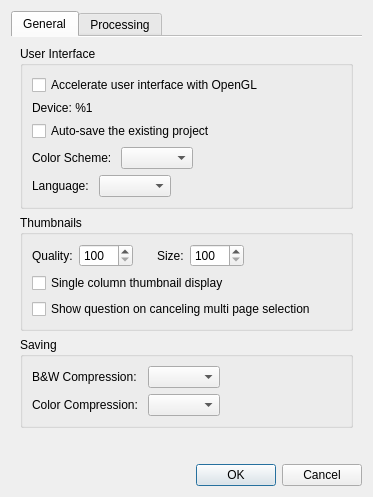
<?xml version="1.0" encoding="UTF-8"?>
<ui version="4.0">
 <class>SettingsDialog</class>
 <widget class="QDialog" name="SettingsDialog">
  <property name="geometry">
   <rect>
    <x>0</x>
    <y>0</y>
    <width>337</width>
    <height>442</height>
   </rect>
  </property>
  <property name="windowTitle">
   <string>Settings</string>
  </property>
  <layout class="QVBoxLayout" name="verticalLayout">
   <item>
    <widget class="QTabWidget" name="tabWidget">
     <property name="currentIndex">
      <number>0</number>
     </property>
     <property name="documentMode">
      <bool>true</bool>
     </property>
     <widget class="QWidget" name="tab">
      <attribute name="title">
       <string>General</string>
      </attribute>
      <layout class="QVBoxLayout" name="verticalLayout_4">
       <item>
        <widget class="QGroupBox" name="groupBox">
         <property name="title">
          <string>User Interface</string>
         </property>
         <layout class="QVBoxLayout" name="verticalLayout_2">
          <item>
           <widget class="QCheckBox" name="enableOpenglCb">
            <property name="text">
             <string>Accelerate user interface with OpenGL</string>
            </property>
           </widget>
          </item>
          <item>
           <widget class="QLabel" name="openglDeviceLabel">
            <property name="text">
             <string>Device: %1</string>
            </property>
           </widget>
          </item>
          <item>
           <widget class="QCheckBox" name="autoSaveProjectCB">
            <property name="text">
             <string>Auto-save the existing project</string>
            </property>
           </widget>
          </item>
          <item>
           <layout class="QHBoxLayout" name="horizontalLayout">
            <item>
             <widget class="QLabel" name="colorSchemeLabel">
              <property name="text">
               <string>Color Scheme: </string>
              </property>
             </widget>
            </item>
            <item>
             <widget class="QComboBox" name="colorSchemeBox"/>
            </item>
            <item>
             <spacer name="horizontalSpacer">
              <property name="orientation">
               <enum>Qt::Horizontal</enum>
              </property>
              <property name="sizeHint" stdset="0">
               <size>
                <width>1</width>
                <height>1</height>
               </size>
              </property>
             </spacer>
            </item>
           </layout>
          </item>
          <item>
           <layout class="QHBoxLayout" name="horizontalLayout_4">
            <item>
             <widget class="QLabel" name="languageLabel">
              <property name="text">
               <string>Language: </string>
              </property>
             </widget>
            </item>
            <item>
             <widget class="QComboBox" name="languageBox"/>
            </item>
            <item>
             <spacer name="horizontalSpacer_4">
              <property name="orientation">
               <enum>Qt::Horizontal</enum>
              </property>
              <property name="sizeHint" stdset="0">
               <size>
                <width>1</width>
                <height>1</height>
               </size>
              </property>
             </spacer>
            </item>
           </layout>
          </item>
         </layout>
         <zorder>enableOpenglCb</zorder>
         <zorder>autoSaveProjectCB</zorder>
         <zorder>openglDeviceLabel</zorder>
        </widget>
       </item>
       <item>
        <widget class="QGroupBox" name="thumbnailsParams">
         <property name="title">
          <string>Thumbnails</string>
         </property>
         <layout class="QVBoxLayout" name="verticalLayout_7">
          <item>
           <layout class="QHBoxLayout" name="horizontalLayout_8">
            <item>
             <layout class="QHBoxLayout" name="horizontalLayout_9">
              <item>
               <widget class="QLabel" name="thumbnailQualityLabel">
                <property name="text">
                 <string>Quality:</string>
                </property>
               </widget>
              </item>
              <item>
               <widget class="QSpinBox" name="thumbnailQualitySB">
                <property name="toolTip">
                 <string>The pixel size of the thumbnail image. The default value is 200.</string>
                </property>
                <property name="minimum">
                 <number>100</number>
                </property>
                <property name="maximum">
                 <number>1500</number>
                </property>
                <property name="singleStep">
                 <number>25</number>
                </property>
               </widget>
              </item>
             </layout>
            </item>
            <item>
             <spacer name="horizontalSpacer_7">
              <property name="orientation">
               <enum>Qt::Horizontal</enum>
              </property>
              <property name="sizeType">
               <enum>QSizePolicy::Fixed</enum>
              </property>
              <property name="sizeHint" stdset="0">
               <size>
                <width>18</width>
                <height>1</height>
               </size>
              </property>
             </spacer>
            </item>
            <item>
             <layout class="QHBoxLayout" name="horizontalLayout_10">
              <item>
               <widget class="QLabel" name="thumbnailSizeLabel">
                <property name="text">
                 <string>Size:</string>
                </property>
               </widget>
              </item>
              <item>
               <widget class="QSpinBox" name="thumbnailSizeSB">
                <property name="toolTip">
                 <string>The thumbnail size in the view. The default value is 250.</string>
                </property>
                <property name="minimum">
                 <number>100</number>
                </property>
                <property name="maximum">
                 <number>2000</number>
                </property>
                <property name="singleStep">
                 <number>25</number>
                </property>
               </widget>
              </item>
             </layout>
            </item>
            <item>
             <spacer name="horizontalSpacer_8">
              <property name="orientation">
               <enum>Qt::Horizontal</enum>
              </property>
              <property name="sizeHint" stdset="0">
               <size>
                <width>1</width>
                <height>1</height>
               </size>
              </property>
             </spacer>
            </item>
           </layout>
          </item>
          <item>
           <widget class="QCheckBox" name="singleColumnThumbnailsCB">
            <property name="text">
             <string>Single column thumbnail display</string>
            </property>
           </widget>
          </item>
          <item>
           <widget class="QCheckBox" name="cancelingSelectionQuestionCB">
            <property name="text">
             <string>Show question on canceling multi page selection</string>
            </property>
           </widget>
          </item>
         </layout>
        </widget>
       </item>
       <item>
        <widget class="QGroupBox" name="groupBox_2">
         <property name="title">
          <string>Saving</string>
         </property>
         <layout class="QHBoxLayout" name="horizontalLayout_2">
          <item>
           <layout class="QGridLayout" name="gridLayout">
            <item row="0" column="0">
             <widget class="QLabel" name="tiffCompressionBWLabel">
              <property name="text">
               <string>B&amp;W Compression: </string>
              </property>
             </widget>
            </item>
            <item row="0" column="1">
             <widget class="QComboBox" name="tiffCompressionBWBox"/>
            </item>
            <item row="1" column="0">
             <widget class="QLabel" name="tiffCompressionColorLabel">
              <property name="text">
               <string>Color Compression: </string>
              </property>
             </widget>
            </item>
            <item row="1" column="1">
             <widget class="QComboBox" name="tiffCompressionColorBox"/>
            </item>
           </layout>
          </item>
          <item>
           <spacer name="horizontalSpacer_2">
            <property name="orientation">
             <enum>Qt::Horizontal</enum>
            </property>
            <property name="sizeHint" stdset="0">
             <size>
              <width>1</width>
              <height>1</height>
             </size>
            </property>
           </spacer>
          </item>
         </layout>
        </widget>
       </item>
       <item>
        <spacer name="verticalSpacer_2">
         <property name="orientation">
          <enum>Qt::Vertical</enum>
         </property>
         <property name="sizeHint" stdset="0">
          <size>
           <width>20</width>
           <height>0</height>
          </size>
         </property>
        </spacer>
       </item>
      </layout>
     </widget>
     <widget class="QWidget" name="tab_2">
      <attribute name="title">
       <string>Processing</string>
      </attribute>
      <layout class="QVBoxLayout" name="verticalLayout_5">
       <item>
        <widget class="QGroupBox" name="layoutModelGroup">
         <property name="title">
          <string>Layout model (Select Content)</string>
         </property>
         <layout class="QGridLayout" name="layoutModelGrid">
          <item row="0" column="0">
           <widget class="QLabel" name="layoutModelPathLabel">
            <property name="text">
             <string>Model file:</string>
            </property>
           </widget>
          </item>
          <item row="0" column="1">
           <widget class="QLineEdit" name="layoutModelPathEdit">
            <property name="toolTip">
             <string>ONNX layout model that finds page numbers, thumb-index tabs, headers and marginalia. Empty: the environment variable SCANTAILOR_LAYOUT_MODEL, if set.</string>
            </property>
           </widget>
          </item>
          <item row="0" column="2">
           <widget class="QToolButton" name="layoutModelBrowseBtn">
            <property name="text">
             <string>...</string>
            </property>
           </widget>
          </item>
          <item row="1" column="0">
           <widget class="QLabel" name="layoutModelShaLabel">
            <property name="text">
             <string>SHA-256:</string>
            </property>
           </widget>
          </item>
          <item row="1" column="1" colspan="2">
           <widget class="QLineEdit" name="layoutModelShaEdit">
            <property name="toolTip">
             <string>Optional: the model is refused unless its SHA-256 checksum is this.</string>
            </property>
           </widget>
          </item>
          <item row="2" column="0" colspan="3">
           <widget class="QLabel" name="layoutModelStatusLabel">
            <property name="wordWrap">
             <bool>true</bool>
            </property>
           </widget>
          </item>
         </layout>
        </widget>
       </item>
       <item>
        <widget class="QGroupBox" name="groupBox_4">
         <property name="title">
          <string>White on black detection</string>
         </property>
         <layout class="QVBoxLayout" name="verticalLayout_6" stretch="0,0">
          <item>
           <widget class="QCheckBox" name="blackOnWhiteDetectionCB">
            <property name="toolTip">
             <string>Auto detect pages with light content on dark background. The corrections to all the auto algorithms are made for such pages.</string>
            </property>
            <property name="text">
             <string>Auto detect light content on dark background</string>
            </property>
           </widget>
          </item>
          <item>
           <widget class="QCheckBox" name="blackOnWhiteDetectionAtOutputCB">
            <property name="toolTip">
             <string>Whether to use auto detection at the output stage. The wrong result can be changed manually in the output filter options.</string>
            </property>
            <property name="text">
             <string>Use auto detection at the output stage</string>
            </property>
           </widget>
          </item>
         </layout>
        </widget>
       </item>
       <item>
        <widget class="QGroupBox" name="groupBox_3">
         <property name="title">
          <string>Deviation</string>
         </property>
         <layout class="QVBoxLayout" name="verticalLayout_3">
          <item>
           <widget class="QCheckBox" name="highlightDeviationCB">
            <property name="text">
             <string>Highlight the thumbnails of pages with high deviation</string>
            </property>
           </widget>
          </item>
          <item>
           <widget class="QGroupBox" name="deviationParams">
            <property name="title">
             <string>Params</string>
            </property>
            <layout class="QHBoxLayout" name="horizontalLayout_3">
             <item>
              <layout class="QGridLayout" name="gridLayout_2">
               <item row="0" column="0">
                <widget class="QLabel" name="deskewDeviationLabel">
                 <property name="text">
                  <string>Deskew:</string>
                 </property>
                </widget>
               </item>
               <item row="1" column="0">
                <widget class="QLabel" name="selectContentDeviationLabel">
                 <property name="text">
                  <string>Select content:</string>
                 </property>
                </widget>
               </item>
               <item row="1" column="1">
                <widget class="QDoubleSpinBox" name="selectContentDeviationCoefSB">
                 <property name="toolTip">
                  <string>Deviation multiplier: a higher value means lower sensivity.</string>
                 </property>
                 <property name="minimum">
                  <double>0.100000000000000</double>
                 </property>
                 <property name="maximum">
                  <double>9.990000000000000</double>
                 </property>
                 <property name="singleStep">
                  <double>0.050000000000000</double>
                 </property>
                </widget>
               </item>
               <item row="2" column="0">
                <widget class="QLabel" name="marginsDeviationLabel">
                 <property name="text">
                  <string>Margins:</string>
                 </property>
                </widget>
               </item>
               <item row="0" column="1">
                <widget class="QDoubleSpinBox" name="deskewDeviationCoefSB">
                 <property name="toolTip">
                  <string>Deviation multiplier: a higher value means lower sensivity.</string>
                 </property>
                 <property name="minimum">
                  <double>0.100000000000000</double>
                 </property>
                 <property name="maximum">
                  <double>9.990000000000000</double>
                 </property>
                 <property name="singleStep">
                  <double>0.050000000000000</double>
                 </property>
                </widget>
               </item>
               <item row="0" column="2">
                <widget class="QDoubleSpinBox" name="deskewDeviationThresholdSB">
                 <property name="toolTip">
                  <string>The minimum deviation to be highlighted.</string>
                 </property>
                 <property name="decimals">
                  <number>1</number>
                 </property>
                 <property name="maximum">
                  <double>999.000000000000000</double>
                 </property>
                 <property name="singleStep">
                  <double>1.000000000000000</double>
                 </property>
                </widget>
               </item>
               <item row="1" column="2">
                <widget class="QDoubleSpinBox" name="selectContentDeviationThresholdSB">
                 <property name="toolTip">
                  <string>The minimum deviation to be highlighted.</string>
                 </property>
                 <property name="decimals">
                  <number>1</number>
                 </property>
                 <property name="maximum">
                  <double>999.000000000000000</double>
                 </property>
                 <property name="singleStep">
                  <double>1.000000000000000</double>
                 </property>
                </widget>
               </item>
               <item row="2" column="1">
                <widget class="QDoubleSpinBox" name="marginsDeviationCoefSB">
                 <property name="toolTip">
                  <string>Deviation multiplier: a higher value means lower sensivity.</string>
                 </property>
                 <property name="minimum">
                  <double>0.100000000000000</double>
                 </property>
                 <property name="maximum">
                  <double>9.990000000000000</double>
                 </property>
                 <property name="singleStep">
                  <double>0.050000000000000</double>
                 </property>
                </widget>
               </item>
               <item row="2" column="2">
                <widget class="QDoubleSpinBox" name="marginsDeviationThresholdSB">
                 <property name="toolTip">
                  <string>The minimum deviation to be highlighted.</string>
                 </property>
                 <property name="decimals">
                  <number>1</number>
                 </property>
                 <property name="maximum">
                  <double>999.000000000000000</double>
                 </property>
                 <property name="singleStep">
                  <double>1.000000000000000</double>
                 </property>
                </widget>
               </item>
              </layout>
             </item>
             <item>
              <spacer name="horizontalSpacer_3">
               <property name="orientation">
                <enum>Qt::Horizontal</enum>
               </property>
               <property name="sizeHint" stdset="0">
                <size>
                 <width>1</width>
                 <height>1</height>
                </size>
               </property>
              </spacer>
             </item>
            </layout>
           </widget>
          </item>
         </layout>
        </widget>
       </item>
       <item>
        <spacer name="verticalSpacer">
         <property name="orientation">
          <enum>Qt::Vertical</enum>
         </property>
         <property name="sizeHint" stdset="0">
          <size>
           <width>20</width>
           <height>0</height>
          </size>
         </property>
        </spacer>
       </item>
      </layout>
     </widget>
    </widget>
   </item>
   <item>
    <widget class="QDialogButtonBox" name="buttonBox">
     <property name="orientation">
      <enum>Qt::Horizontal</enum>
     </property>
     <property name="standardButtons">
      <set>QDialogButtonBox::Cancel|QDialogButtonBox::Ok</set>
     </property>
    </widget>
   </item>
  </layout>
 </widget>
 <resources/>
 <connections>
  <connection>
   <sender>buttonBox</sender>
   <signal>accepted()</signal>
   <receiver>SettingsDialog</receiver>
   <slot>accept()</slot>
   <hints>
    <hint type="sourcelabel">
     <x>248</x>
     <y>254</y>
    </hint>
    <hint type="destinationlabel">
     <x>157</x>
     <y>274</y>
    </hint>
   </hints>
  </connection>
  <connection>
   <sender>buttonBox</sender>
   <signal>rejected()</signal>
   <receiver>SettingsDialog</receiver>
   <slot>reject()</slot>
   <hints>
    <hint type="sourcelabel">
     <x>316</x>
     <y>260</y>
    </hint>
    <hint type="destinationlabel">
     <x>286</x>
     <y>274</y>
    </hint>
   </hints>
  </connection>
 </connections>
</ui>
